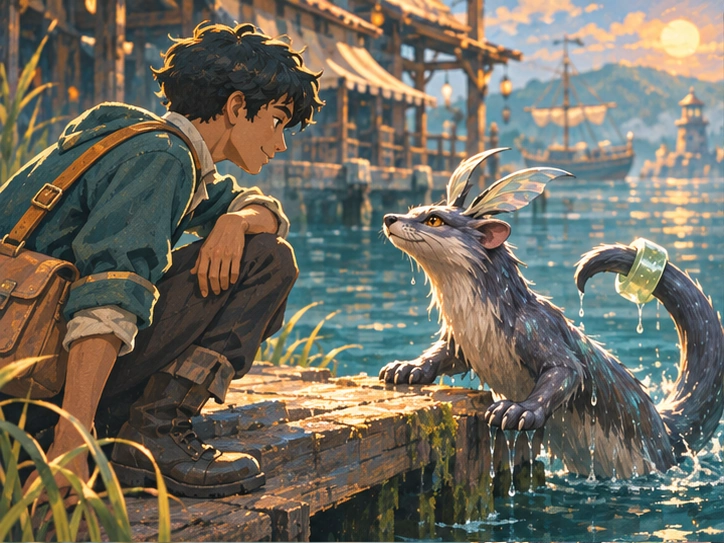
#> input picture art/mesomon/first-bond/return.webp, 724 x 543 px; its folder holds 3 pictures in this run
$ python build-mesomon-bond-art.py
#> lines starting #> are read from the running program, lines starting #| are printed output that depends on the picture
#!/usr/bin/env python3
"""Export the first bond's three original harbor paintings at twice phone resolution."""
import argparse
from io import BytesIO
from pathlib import Path

from PIL import Image, ImageChops

ROOT = Path(__file__).resolve().parents[1]
SOURCE = ROOT / "art/mesomon/first-bond"
OUTPUT = ROOT / "public/games/mesomon/first-bond-v1"
FRAMES = ("return", "offer", "touch")
SIZE = (640, 480)


def export(frame, check):
#> called with frame = 'return', check = False
    with Image.open(SOURCE / f"{frame}.webp") as original:
#> original is the input picture: PIL image 724x543 RGB; mean R, G, B 112.5, 108.9, 96.5
        if original.size != (724, 543):
            raise ValueError(f"{frame}: expected the complete 4:3 scene")
        scene = original.convert("RGB").resize(SIZE, Image.Resampling.LANCZOS)
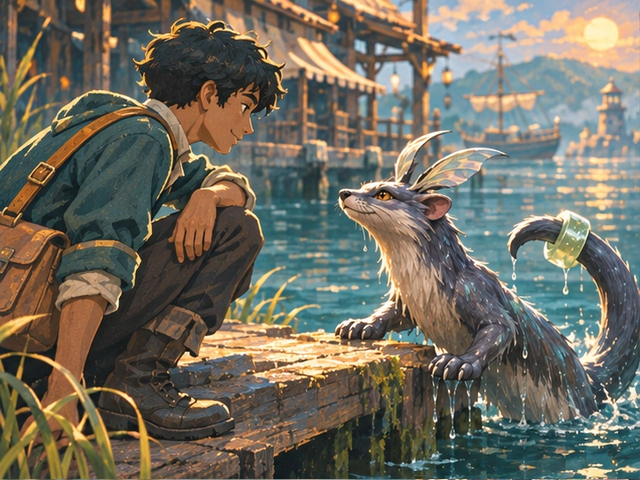
#> scene: PIL image 640x480 RGB; mean R, G, B 112.5, 108.9, 96.5
    encoded = BytesIO()
    scene.save(encoded, "WEBP", quality=83, method=6)
    if encoded.tell() > 90 * 1024:
        raise ValueError(f"{frame}: exceeds the 90 KiB scene budget")
    path = OUTPUT / f"{frame}.webp"
    if check:
        encoded.seek(0)
        with Image.open(encoded) as expected, Image.open(path) as actual:
            if actual.size != SIZE or ImageChops.difference(expected, actual).getbbox():
                raise ValueError(f"{path} differs from the source painting")
    else:
        OUTPUT.mkdir(parents=True, exist_ok=True)
        path.write_bytes(encoded.getvalue())
    print(f"{'Verified' if check else 'Built'} {frame} ({path.stat().st_size:,} bytes)")


if __name__ == "__main__":
    parser = argparse.ArgumentParser(description=__doc__)
    parser.add_argument("--check", action="store_true", help="compare each published scene to its source")
    check = parser.parse_args().check
    for frame in FRAMES:
        export(frame, check)
